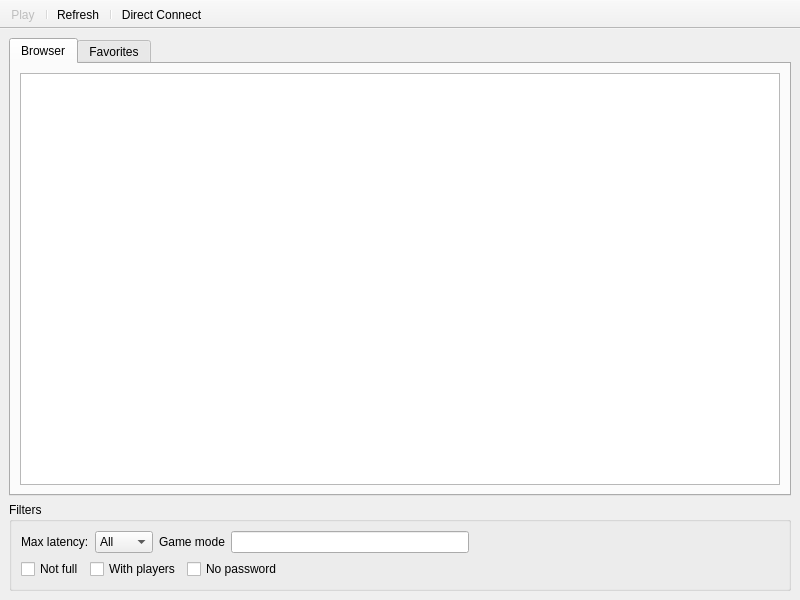
<?xml version="1.0" encoding="UTF-8"?>
<ui version="4.0">
 <class>MainWindow</class>
 <widget class="QMainWindow" name="MainWindow">
  <property name="geometry">
   <rect>
    <x>0</x>
    <y>0</y>
    <width>800</width>
    <height>600</height>
   </rect>
  </property>
  <property name="windowTitle">
   <string>tes3mp Server Browser</string>
  </property>
  <widget class="QWidget" name="centralwidget">
   <layout class="QVBoxLayout" name="verticalLayout">
    <item>
     <widget class="QTabWidget" name="tabWidget">
      <property name="currentIndex">
       <number>0</number>
      </property>
      <widget class="QWidget" name="tabBrowser">
       <attribute name="title">
        <string>Browser</string>
       </attribute>
       <layout class="QHBoxLayout" name="horizontalLayout_2">
        <item>
         <widget class="QTableView" name="tblServerBrowser">
          <property name="selectionMode">
           <enum>QAbstractItemView::SingleSelection</enum>
          </property>
          <property name="selectionBehavior">
           <enum>QAbstractItemView::SelectRows</enum>
          </property>
          <property name="sortingEnabled">
           <bool>true</bool>
          </property>
          <attribute name="verticalHeaderVisible">
           <bool>false</bool>
          </attribute>
         </widget>
        </item>
       </layout>
      </widget>
      <widget class="QWidget" name="tabFavorites">
       <attribute name="title">
        <string>Favorites</string>
       </attribute>
       <layout class="QHBoxLayout" name="horizontalLayout_3">
        <item>
         <widget class="QTableView" name="tblFavorites">
          <property name="selectionMode">
           <enum>QAbstractItemView::SingleSelection</enum>
          </property>
          <property name="selectionBehavior">
           <enum>QAbstractItemView::SelectRows</enum>
          </property>
          <property name="sortingEnabled">
           <bool>true</bool>
          </property>
          <attribute name="verticalHeaderVisible">
           <bool>false</bool>
          </attribute>
         </widget>
        </item>
       </layout>
      </widget>
     </widget>
    </item>
    <item>
     <widget class="QGroupBox" name="groupBoxFilters">
      <property name="title">
       <string>Filters</string>
      </property>
      <layout class="QVBoxLayout" name="verticalLayout_2">
       <item>
        <layout class="QHBoxLayout" name="horizontalLayout_6">
         <item>
          <layout class="QHBoxLayout" name="horizontalLayout">
           <item>
            <widget class="QLabel" name="lblMaxLatency">
             <property name="text">
              <string>Max latency:</string>
             </property>
            </widget>
           </item>
           <item>
            <widget class="QComboBox" name="comboLatency">
             <item>
              <property name="text">
               <string>All</string>
              </property>
             </item>
             <item>
              <property name="text">
               <string>&lt;50</string>
              </property>
             </item>
             <item>
              <property name="text">
               <string>&lt;100</string>
              </property>
             </item>
             <item>
              <property name="text">
               <string>&lt;150</string>
              </property>
             </item>
             <item>
              <property name="text">
               <string>&lt;200</string>
              </property>
             </item>
             <item>
              <property name="text">
               <string>&lt;250</string>
              </property>
             </item>
            </widget>
           </item>
          </layout>
         </item>
         <item>
          <layout class="QHBoxLayout" name="horizontalLayout_5">
           <item>
            <widget class="QLabel" name="lblGameMode">
             <property name="text">
              <string>Game mode</string>
             </property>
            </widget>
           </item>
           <item>
            <widget class="QLineEdit" name="leGamemode"/>
           </item>
          </layout>
         </item>
         <item>
          <spacer name="horizontalSpacer_2">
           <property name="orientation">
            <enum>Qt::Horizontal</enum>
           </property>
           <property name="sizeHint" stdset="0">
            <size>
             <width>40</width>
             <height>20</height>
            </size>
           </property>
          </spacer>
         </item>
        </layout>
       </item>
       <item>
        <layout class="QHBoxLayout" name="horizontalLayout_7">
         <item>
          <widget class="QCheckBox" name="cBoxNotFull">
           <property name="text">
            <string>Not full</string>
           </property>
          </widget>
         </item>
         <item>
          <widget class="QCheckBox" name="cBoxWithPlayers">
           <property name="text">
            <string>With players</string>
           </property>
          </widget>
         </item>
         <item>
          <widget class="QCheckBox" name="cBBoxWOPass">
           <property name="text">
            <string>No password</string>
           </property>
          </widget>
         </item>
         <item>
          <spacer name="horizontalSpacer">
           <property name="orientation">
            <enum>Qt::Horizontal</enum>
           </property>
           <property name="sizeHint" stdset="0">
            <size>
             <width>40</width>
             <height>20</height>
            </size>
           </property>
          </spacer>
         </item>
        </layout>
       </item>
      </layout>
     </widget>
    </item>
   </layout>
  </widget>
  <widget class="QToolBar" name="toolBar">
   <property name="enabled">
    <bool>true</bool>
   </property>
   <property name="windowTitle">
    <string>toolBar</string>
   </property>
   <property name="movable">
    <bool>false</bool>
   </property>
   <property name="floatable">
    <bool>false</bool>
   </property>
   <attribute name="toolBarArea">
    <enum>TopToolBarArea</enum>
   </attribute>
   <attribute name="toolBarBreak">
    <bool>false</bool>
   </attribute>
   <addaction name="actionPlay"/>
   <addaction name="separator"/>
   <addaction name="actionRefresh"/>
   <addaction name="separator"/>
   <addaction name="actionDirect"/>
  </widget>
  <action name="actionAdd">
   <property name="enabled">
    <bool>false</bool>
   </property>
   <property name="text">
    <string>Add</string>
   </property>
  </action>
  <action name="actionDelete">
   <property name="enabled">
    <bool>false</bool>
   </property>
   <property name="text">
    <string>Delete</string>
   </property>
  </action>
  <action name="actionDirect">
   <property name="text">
    <string>Direct Connect</string>
   </property>
  </action>
  <action name="actionRefresh">
   <property name="text">
    <string>Refresh</string>
   </property>
  </action>
  <action name="actionPlay">
   <property name="enabled">
    <bool>false</bool>
   </property>
   <property name="text">
    <string>Play</string>
   </property>
  </action>
  <action name="actionAdd_by_IP">
   <property name="text">
    <string>Add by address</string>
   </property>
  </action>
 </widget>
 <resources/>
 <connections/>
</ui>
